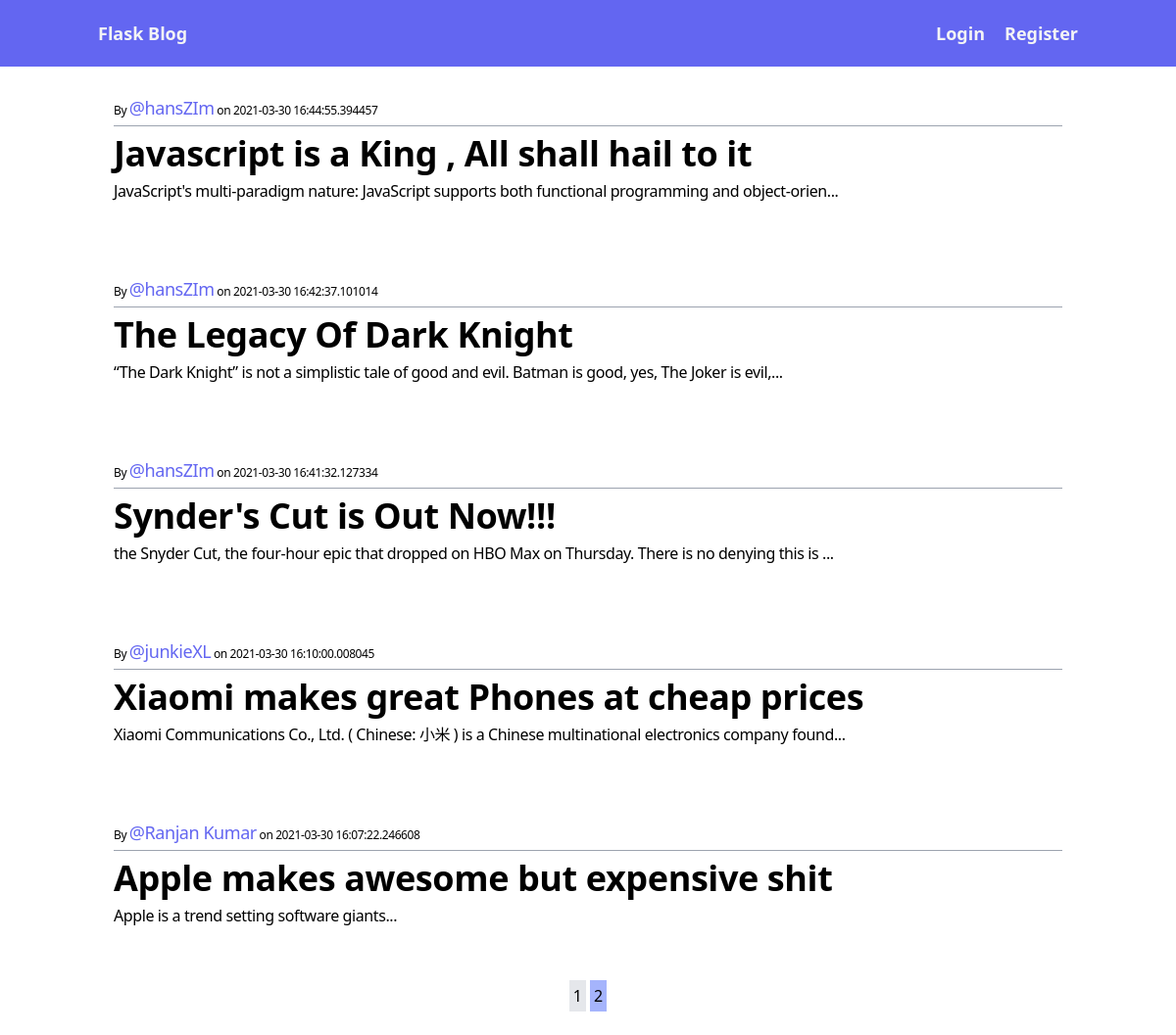
Screenshot of /?page=2 with the database file from the repository.
### flaskblog/models.py (models this page shows, shortened)
class Post(db.Model):
    id = db.Column(db.Integer, primary_key=True)
    title = db.Column(db.String(100), nullable=False)
    date_posted = db.Column(db.DateTime, nullable=False,
                            default=datetime.utcnow)
    content = db.Column(db.Text, nullable=False)
    user_id = db.Column(db.Integer, db.ForeignKey('user.id'), nullable=False)

class User(db.Model, UserMixin):
    id = db.Column(db.Integer, primary_key=True)
    name = db.Column(db.String(20), unique=True, nullable=False)
    email = db.Column(db.String(120), unique=True, nullable=False)
    image_file = db.Column(db.String(20), nullable=True, default='default.jpg')
    password = db.Column(db.String(60), nullable=False)
    posts = db.relationship('Post', backref='author', lazy=True)

### flaskblog/main/routes.py (the view)
@main.route('/')
@main.route('/home')
def home():
    page = request.args.get('page', type=int, default=1)
    posts = Post.query.order_by(
        Post.date_posted.desc()).paginate(per_page=5, page=page)
    return render_template('home.html', title='Home Page', posts=posts)

### flaskblog/templates/home.html
{% extends "base.html" %} {% block content %}
<div class="grid tracking-tight gap-4">
    {% if posts %} {% for post in posts.items %}
    <div
        class="rounded-md px-4 pt-4 pb-10 cursor-pointer post hover:bg-gray-100 transition-color duration-75"
        data-location="/post/{{post.id}}"
    >
        <div class="border-b border-gray-400 py-1">
            <p class="text-xs">
                By
                <a
                    href="user/profile/{{post.author.id}}"
                    class="text-indigo-500 font-medium tracking-tight text-lg"
                    >@{{post.author.name}}</a
                >
                on {{post.date_posted}}
            </p>
        </div>
        <a
            href="/post/{{post.id}}"
            class="hover:text-indigo-500 transition-color duration-75 hover:underline"
        >
            <h2 class="sm:text-4xl my-2 text-3xl leading-tight font-semibold">
                {{post.title[:50]}}
            </h2>
        </a>
        <p class="leading-tight">{{post.content[:100]}}...</p>
    </div>
    {% endfor %} {% else %}
    <h2 class="text-2xl font-semibold tracking-tight">Oh no! No posts yet</h2>
    {% endif %}
</div>
<div class="space-x-1 my-4 flex justify-center">
    {% for i in posts.iter_pages(left_edge=1 , right_edge=1, left_current=1,
    right_current=1) %} {% if i %} {% if posts.page == i %}
    <a href="/?page={{i}}" class="p-1 bg-indigo-300">{{i}}</a>
    {% else %}
    <a href="/?page={{i}}" class="p-1 bg-gray-200">{{i}}</a>
    {% endif %} {% else %} ... {% endif %} {% endfor %}
</div>
{% endblock %}

### rows the page displays
Post: author.name "hansZIm", date_posted "2021-03-30 16:44:55.394457", title "Javascript is a King , All shall hail to it", content "JavaScript's multi-paradigm nature: JavaScript supports both functional programming and object-orien"
Post: author.name "hansZIm", date_posted "2021-03-30 16:42:37.101014", title "The Legacy Of Dark Knight", content "“The Dark Knight” is not a simplistic tale of good and evil. Batman is good, yes, The Joker is evil,"
Post: author.name "hansZIm", date_posted "2021-03-30 16:41:32.127334", title "Synder's Cut is Out Now!!!", content "the Snyder Cut, the four-hour epic that dropped on HBO Max on Thursday. There is no denying this is"
Post: author.name "junkieXL", date_posted "2021-03-30 16:10:00.008045", title "Xiaomi makes great Phones at cheap prices", content "Xiaomi Communications Co., Ltd. ( Chinese: 小米 ) is a Chinese multinational electronics company found"
Post: author.name "Ranjan Kumar", date_posted "2021-03-30 16:07:22.246608", title "Apple makes awesome but expensive shit", content "Apple is a trend setting software giants"

### other values shown
{{ i }} "1"
{{ i }} "2"
